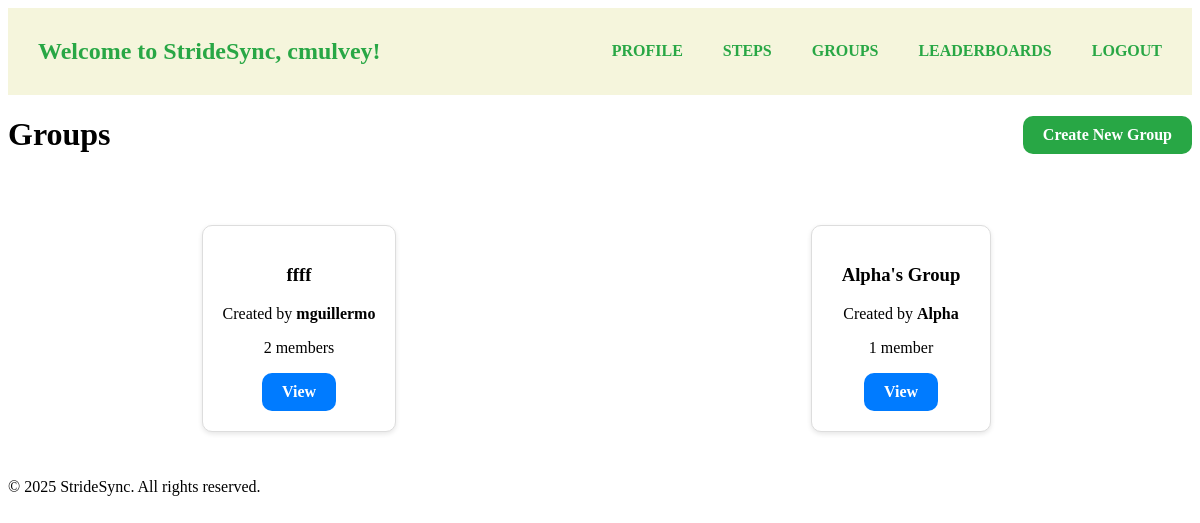
The app's page /groups/ (signed in) with its own data.
### stridesyncapp/models.py (models this page shows)
class User(AbstractUser):
    is_admin = models.BooleanField(default=False)
    step_goal = models.PositiveIntegerField(default=10000)
    date_joined = models.DateTimeField(default=timezone.now)
    last_login = models.DateTimeField(null=True, blank=True)

class Group(models.Model):
    name = models.CharField(max_length=50)
    created_by = models.ForeignKey(User, on_delete=models.SET_NULL, null=True, related_name='created_groups')
    created_on = models.DateTimeField(auto_now_add=True)

### stridesyncapp/views.py (the view)
# urls.py: path('groups/', views.GroupListView.as_view(), name='group_list'),
class GroupListView(LoginRequiredMixin, ListView):
    model = Group
    template_name = 'stridesyncapp/group_list.html'
    context_object_name = 'groups'

### stridesyncapp/templates/stridesyncapp/group_list.html (shortened to what this page needs)
{% extends 'stridesyncapp/base.html' %}
{% block content %}
    <div style="display:flex; justify-content:space-between; align-items:center;">
        <h1>Groups</h1>
        <a href="{% url 'group_create' %}" class="btn btn-add">Create New Group</a>
    </div>
    {% if groups %}
        <div class="group-grid">
            {% for group in groups %}
                <div class="group-card">
                    <h3><a href="{% url 'group_detail' group.pk %}">{{ group.name }}</a></h3>
                    <p>Created by <strong>{{ group.created_by.username }}</strong></p>
                    <p>{{ group.members.count }} member{{ group.members.count|pluralize }}</p>
                    <div class="actions">
                        <a href="{% url 'group_detail' group.pk %}" class="btn btn-edit">View</a>
                    </div>
                </div>
            {% endfor %}
            </div>
        {% else %}
        <p style="font-style:italic; color:#777; margin-top:20px;">
            No groups found. <a href="{% url 'group_create' %}" class="btn btn-add">Start one now</a>.
        </p>
    {% endif %}
{% endblock %}

### stridesyncapp/templates/stridesyncapp/base.html (shortened to what this page needs)
{% load static %}
<!DOCTYPE html>
<html lang="en">
    <head>
    </head>
    <body>
        <header>
            <div style="display: flex; align-items: center; gap: 20px;">
                <h2><a href="{% url 'home' %}">Welcome to StrideSync, {{ request.user.username }}!</a></h2>
            </div>
            <div style="display: flex; align-items: center;">
                <nav>
                    <ul>
                        <li><a href="{% url 'profile' %}">PROFILE</a></li>
                        <li><a href="{% url 'steps' %}">STEPS</a></li>
                        <li><a href="{% url 'group_list' %}">GROUPS</a></li>
                        <li><a href="{% url 'leaderboards' %}">LEADERBOARDS</a></li>
                        <li><a href="{% url 'logout' %}">LOGOUT</a></li>
                    </ul>
                </nav>
            </div>
        </header>
        <main>
            {% block content %}{% endblock %}
        </main>
        <footer>
            <p>&copy; 2025 StrideSync. All rights reserved.</p>
        </footer>
    </body>
</html>

### stridesyncapp/templates/stridesyncapp/base.html (style rules this page uses)
a { text-decoration: none; color: inherit; padding: 10px; }
header { background-color: #f5f5dc; color: #28a745; padding: 10px 20px; display: flex; align-items: center; justify-content: space-between; }
ul { list-style: none; display: flex; gap: 20px; padding: 0; margin: 0; font-weight: bold; }
.btn { display: inline-block; padding: 10px 20px; border-radius: 10px; font-weight: bold; text-decoration: none; text-align: center; color: white; }
.btn-edit { background-color: #007bff; }
.btn-add { background-color: #28a745; }
.group-grid { display: grid; grid-template-columns: repeat(auto-fit, minmax(250px, 1fr)); gap: 20px; margin-top: 20px; }
.group-card { background: #fff; border: 1px solid #ddd; border-radius: 10px; box-shadow: 0 2px 5px rgba(0,0,0,0.1); padding: 20px; text-align: center; }
.group-card { max-width: 800px; margin: 30px auto; padding: 20px; border: 1px solid #ddd; border-radius: 10px; box-shadow: 0 2px 5px rgba(0,0,0,0.1); }

### records on screen
User: user.username "cmulvey"
Group: name "ffff", created_by.username "mguillermo", members.count "2"
Group: name "Alpha's Group", created_by.username "Alpha", members.count "1"
